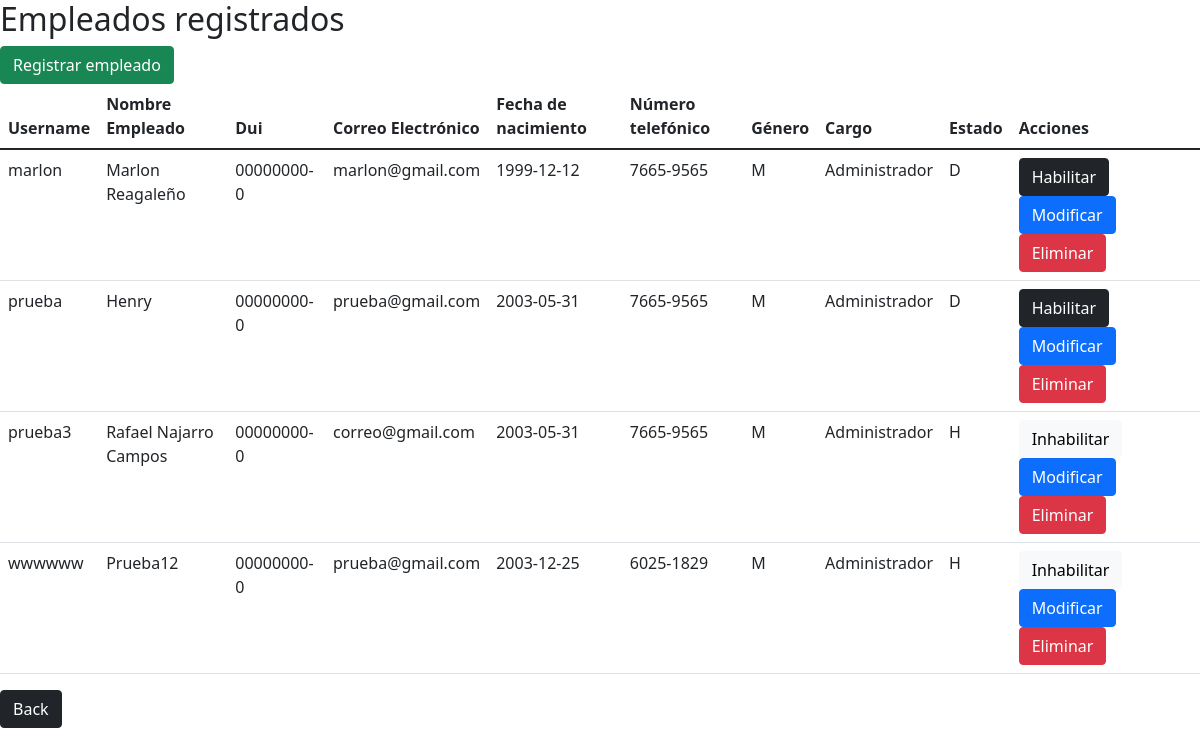
The app's page /ver_empleados.php with its own data.
### tables this page shows
CREATE TABLE IF NOT EXISTS `usuarios` (
  `id_username` varchar(30) NOT NULL,
  `usuario_contra` varchar(300) NOT NULL,
  `nombre_usuario` varchar(50) NOT NULL,
  `correo_usuario` varchar(50) NOT NULL,
  `dui` char(10) NOT NULL,
  `fecha_nacimiento` date NOT NULL,
  `numero_telefono` varchar(9) NOT NULL,
  `genero` varchar(50) NOT NULL,
  `id_cargo` int(11) NOT NULL,
  `estado_usuario` varchar(50) NOT NULL,
  PRIMARY KEY (`id_username`),
  KEY `id_cargo` (`id_cargo`)
);

CREATE TABLE IF NOT EXISTS `cargo` (
  `id_cargo` int(11) NOT NULL AUTO_INCREMENT,
  `nombre_cargo` varchar(50) NOT NULL,
  PRIMARY KEY (`id_cargo`)
);

### ver_empleados.php (the view, shortened to what this page needs)
<?php
$cn = Database::connect();
$cn->setAttribute(PDO::ATTR_ERRMODE, PDO::ERRMODE_EXCEPTION);
$query = $cn->prepare("SELECT * FROM usuarios u INNER JOIN cargo c ON u.id_cargo = c.id_cargo;");
$query->execute();
?>
<!DOCTYPE html>
<html lang="es">
<head>
    <link href="https://cdn.jsdelivr.net/npm/bootstrap@5.1.3/dist/css/bootstrap.min.css" rel="stylesheet">
</head>
<body>
    <h2>Empleados registrados</h2>
    <div class="contenedor">
        <div class="row">
            <div class="col-offset-2 col-md-8">
                <div class="row">
                    <div class="col-md-offset-2 col-md-8">
                        <a href="registrar_empleado.php" class="btn btn-success">Registrar empleado</a>
                    </div>
                </div>
            </div>
        </div>
        <table class="table">
            <thead>
                <tr>
                    <th>Username</th>
                    <th>Nombre Empleado</th>
                    <th>Dui</th>
                    <th>Correo Electrónico</th>
                    <th>Fecha de nacimiento</th>
                    <th>Número telefónico</th>
                    <th>Género</th>
                    <th>Cargo</th>
                    <th>Estado</th>
                    <th>Acciones</th>
                </tr>
            </thead>
            <tbody>
                <?php
                foreach ($query as $row) {
                ?>
                    <tr>
                        <td><?php echo $row['id_username']; ?></td>
                        <td><?php echo $row['nombre_usuario']; ?></td>
                        <td><?php echo $row['dui']; ?></td>
                        <td><?php echo $row['correo_usuario']; ?></td>
                        <td><?php echo $row['fecha_nacimiento']; ?></td>
                        <td><?php echo $row['numero_telefono']; ?></td>
                        <td><?php echo $row['genero']; ?></td>
                        <td><?php echo $row['nombre_cargo']; ?></td>
                        <td><?php echo $row['estado_usuario']; ?></td>
                        <td>
                            <?php
                            if ($row["estado_usuario"] == "H") {
                                echo '
                                <a href="inhabilitar_empleado.php?id=' . $row["id_username"] . '" class="btn btn-light">Inhabilitar</a>
                                ';
                            } else {
                                echo '
                                <a href="habilitar_empleado.php?id=' . $row["id_username"] . '" class="btn btn-dark">Habilitar</a>
                                ';
                            }
                            ?>
                            <?php echo '
							<a href="modificar_empleado.php?id=' . $row["id_username"] . '" class="btn btn-primary">Modificar</a>
							<a href="eliminar_empleado.php?id=' . $row["id_username"] . '" class="btn btn-danger">Eliminar</a>
							'; ?>
                        </td>
                    </tr>
                <?php
                }
                ?>
            </tbody>
        </table>
        <div class="row">
            <div class="col-offset-2 col-md-8">
                <div class="row">
                    <div class="col-md-offset-2 col-md-8">
                        <a href="admin_home.php" class="btn btn-dark">Back</a>
                    </div>
                </div>
            </div>
        </div>
    </div>
</body>
</html>

### records on screen
usuarios: id_username "marlon", nombre_usuario "Marlon Reagaleño", dui "00000000-0", correo_usuario "marlon@gmail.com", fecha_nacimiento "1999-12-12", numero_telefono "7665-9565", genero "M", id_cargo.nombre_cargo "Administrador", estado_usuario "D"
usuarios: id_username "prueba", nombre_usuario "Henry", dui "00000000-0", correo_usuario "prueba@gmail.com", fecha_nacimiento "2003-05-31", numero_telefono "7665-9565", genero "M", id_cargo.nombre_cargo "Administrador", estado_usuario "D"
usuarios: id_username "prueba3", nombre_usuario "Rafael Najarro Campos", dui "00000000-0", correo_usuario "correo@gmail.com", fecha_nacimiento "2003-05-31", numero_telefono "7665-9565", genero "M", id_cargo.nombre_cargo "Administrador", estado_usuario "H"
usuarios: id_username "wwwwww", nombre_usuario "Prueba12", dui "00000000-0", correo_usuario "prueba@gmail.com", fecha_nacimiento "2003-12-25", numero_telefono "6025-1829", genero "M", id_cargo.nombre_cargo "Administrador", estado_usuario "H"
